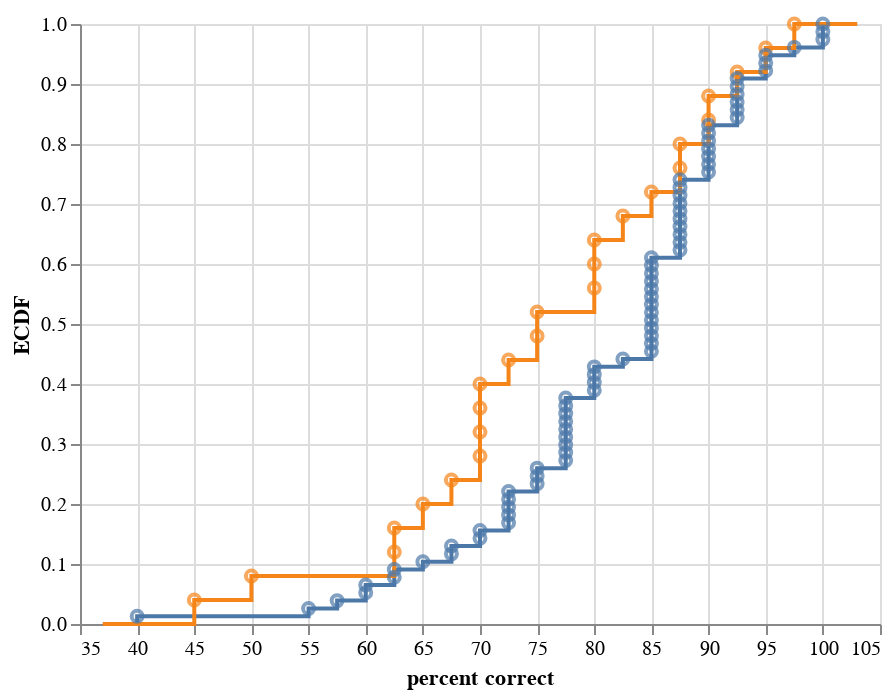

Notebook source saved alongside this figure:
### Markdown cell above
To see how the formal ECDFs relate to ECDFs with dots, we can overlay the two.

### Code cell
dots = alt.Chart(df,
    ).mark_point(
    ).encode(
        x=alt.X('percent correct:Q', scale=alt.Scale(zero=False)),
        y=alt.Y('ecdf_y grouped by insomnia:Q', title='ECDF'),
        color=alt.Color('insomnia:N', legend=None)
    )

formal + dots
